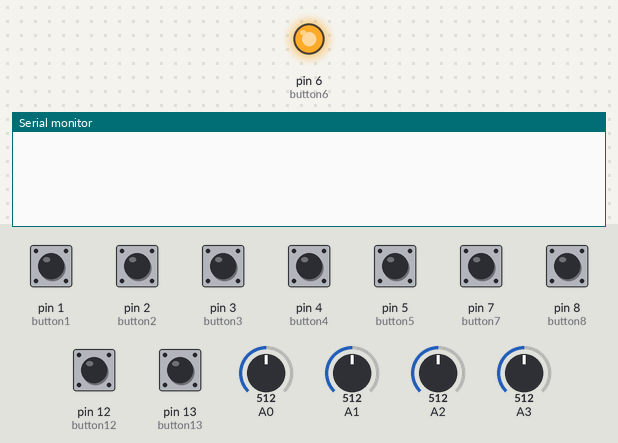
This sketch was run on a simulated Teensy 4. On the bench: output pins drawn as LEDs (lit = HIGH), the last lines printed to the serial monitor. Inputs (shaded band) come from the test bench; at power-on: pin 1 (button1), pin 2 (button2), pin 3 (button3), pin 4 (button4), pin 5 (button5), pin 7 (button7), pin 8 (button8), pin 12 (button12), pin 13 (button13) HIGH, A0 = 512, A1 = 512, A2 = 512, A3 = 512.

Above: at 1.2 s.
1.3 s: pin 12 (button12) pulled LOW for 0.15 s
At 1.44 s:
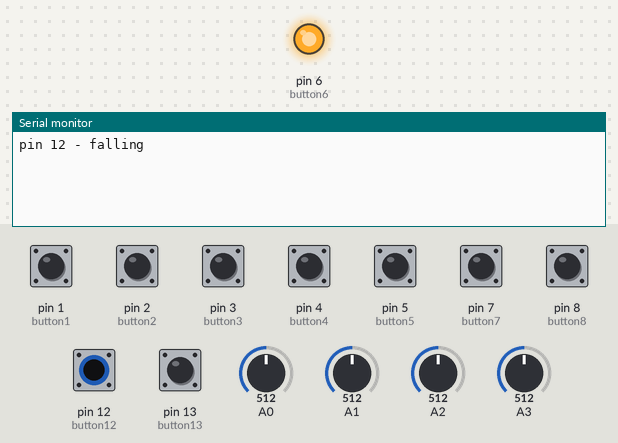
At 2.6 s:
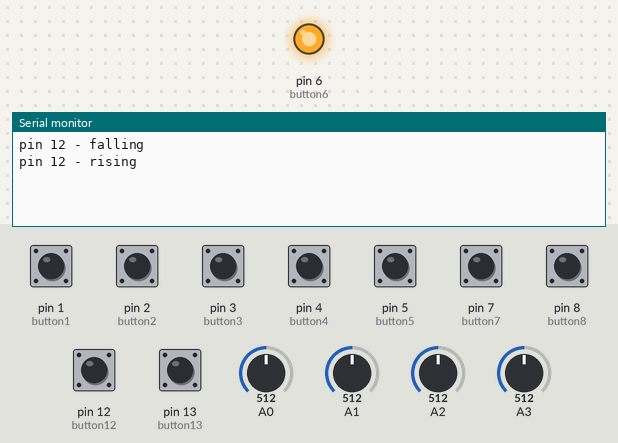

The sketch:

MasterMidiRev15.ino
```cpp
// Pot declarations
#include <Bounce.h>
const int numReadings = 5; // Smoothing amount
int readings[numReadings] = {0,0,0,0,0}; // Set the readings from the analog input to 0
int pots = 4; // The number of pots
int index = 0; // The index of the current reading
int total = 0; // Running total array
int pintotal[6] = {0,0,0,0,0}; // Pin total
int average[6] = {0,0,0,0,0}; // Pin average
int currpotval = 0;
int lowres = 0; // Pin average
int hires = 0; // Pin average
int channel = 1; // Set midi channel to send to 1
int lastreading[6] = {0,0,0,0,0}; // Set the last readings to 0
int midichannel = 0;


// Button declarations
Bounce button1 = Bounce(1, 5);  // 5 = 5 ms debounce time
Bounce button2 = Bounce(2, 5);
Bounce button3 = Bounce(3, 5);
Bounce button4 = Bounce(4, 5);
Bounce button5 = Bounce(5, 5);
Bounce button6 = Bounce(6, 5);
Bounce button7 = Bounce(7, 5);
Bounce button8 = Bounce(8, 5);
Bounce button12 = Bounce(12, 5);
Bounce button13 = Bounce(13, 5);
const int channelbutton = 6;

// Begin main loop
void setup()
  {
  // Button config
  // Configure the pins for input mode with pullup resistors.
  // The pushbuttons connect from each pin to ground.
  pinMode(1, INPUT_PULLUP);
  pinMode(2, INPUT_PULLUP);
  pinMode(3, INPUT_PULLUP);
  pinMode(4, INPUT_PULLUP);
  pinMode(5, INPUT_PULLUP);
  pinMode(6, INPUT_PULLUP);
  pinMode(7, INPUT_PULLUP);
  pinMode(8, INPUT_PULLUP);
  pinMode(12, INPUT_PULLUP);
  pinMode(13, INPUT_PULLUP);

  Serial.begin(31250);   // Standard midi rate
  pinMode(6, OUTPUT);
  }

void loop()
  {
  digitalWrite(6, HIGH);

  for (int i = 0; i < pots; i++ )  // Get reading for all potentiometers
    {
    index = 0;  // Set index to zero

    for (int j = 0; j < numReadings; j++ )  // Loop to create average reading
        {
        // Subtract the last reading
        total = total - readings[index];
        // Read from the sensor
        readings[index] = analogRead(i);
        // Add the reading to the total
        currpotval = readings[index];

        total = total + readings[index];
        // Advance to the next position in the array
        index = index++;
        pintotal[i] = total;
        }

       average[i] = (pintotal[i]/numReadings);    // Calculate the average Divide by 8 to make between 0-127
       hires = currpotval * 16;
       lowres = currpotval / 8;

       midichannel = i + 1;
       if (lastreading[i] != average[i]) // If reading is different from the previous
            {
            if (i < 2) // Hi-res pots
                {
                usbMIDI.sendPitchBend(hires, midichannel); //send hi-res pot data
                }
            if (i >= 2)
                {
                usbMIDI.sendControlChange(i, lowres, midichannel); //send low-res pot data
                }
            }
       lastreading[i] = average[i];   // Set last array value to current value
    }

  // Update all the buttons.  There should not be any long
  // delays in loop(), so this runs repetitively at a rate
  // faster than the buttons could be pressed and released.

  button1.update();
  button2.update();
  button3.update();
  button4.update();
  button5.update();
  button6.update();
  button7.update();
  button8.update();
  button12.update();
  button13.update();


  // falling = high (not pressed - voltage from pullup resistor)
  // to low (pressed - button connects pin to ground)
  if (button12.fallingEdge()) {
    usbMIDI.sendNoteOn(60, 99, channelbutton);  // 60 = C4
    Serial.println("pin 12 - falling");
  }
  if (button13.fallingEdge()) {
    usbMIDI.sendNoteOn(61, 99, channelbutton);  // 61 = C#4
        Serial.println("pin 13 - falling");
  }


  // rising = low (pressed - button connects pin to ground)
  //          to high (not pressed - voltage from pullup resistor)
  if (button12.risingEdge()) {
    usbMIDI.sendNoteOff(60, 0, channelbutton);  // 60 = C4
        Serial.println("pin 12 - rising");
  }
  if (button13.risingEdge()) {
    usbMIDI.sendNoteOff(61, 0, channelbutton);  // 61 = C#4
        Serial.println("pin 13 - rising");
  }


    delay(5);  // Delay output by 5ms
}
```

Measured:
- after the input at 1.3 s, the serial monitor: prints a new line at once (image 1)
